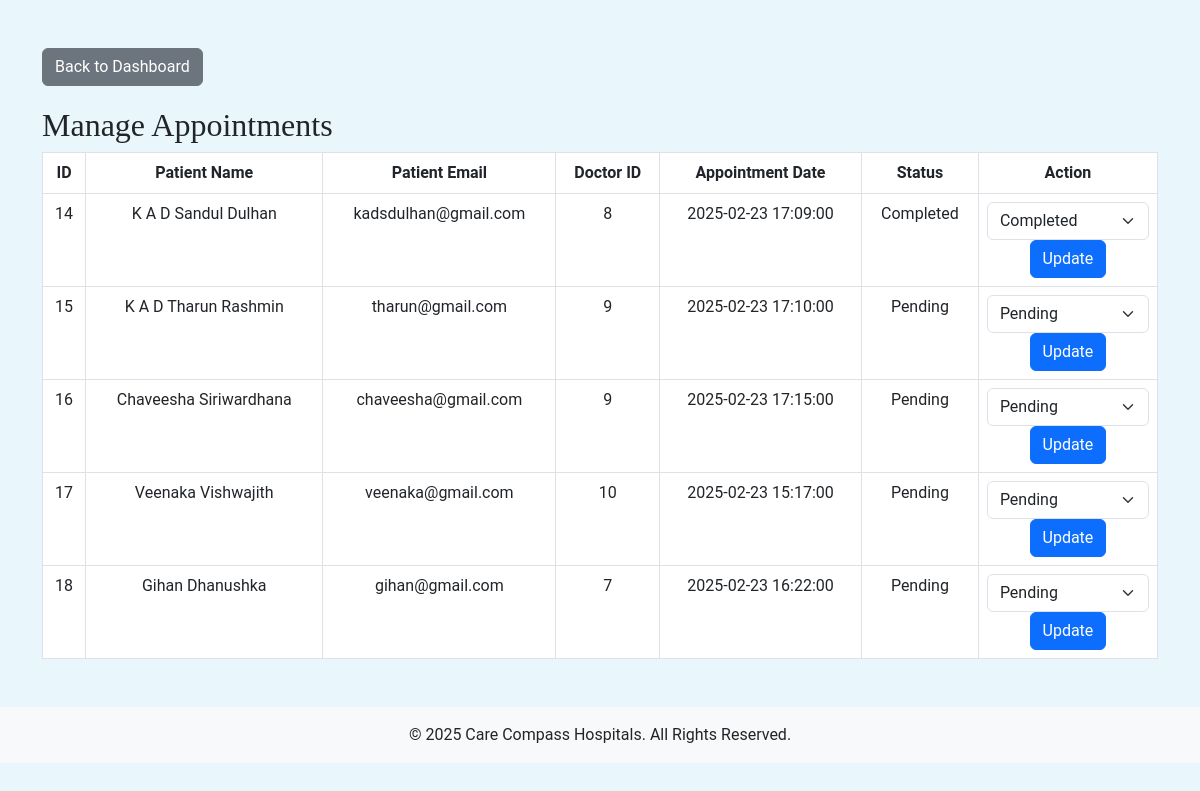
Page /crud-appointment.php on the committed database.
### tables this page shows
CREATE TABLE `appointments` (
  `id` int(11) NOT NULL,
  `patient_name` varchar(100) NOT NULL,
  `patient_email` varchar(100) DEFAULT NULL,
  `doctor_id` int(11) DEFAULT NULL,
  `appointment_date` datetime NOT NULL,
  `status` varchar(50) DEFAULT 'Pending'
);

### crud-appointment.php (the view, shortened to what this page needs)
<?php
include('db_config.php');
?>
<!DOCTYPE html>
<html lang="en">
<head>
    <link rel="stylesheet" href="css/styles.css">
    <link href="https://cdn.jsdelivr.net/npm/bootstrap@5.3.0-alpha1/dist/css/bootstrap.min.css" rel="stylesheet">
</head>
<body>
<div class="container mt-5">
    <a href="admin_dashboard.php" class="btn btn-secondary back-btn">Back to Dashboard</a>
    <h2>Manage Appointments</h2>
    <table class="table table-bordered">
        <thead>
            <tr>
                <th>ID</th>
                <th>Patient Name</th>
                <th>Patient Email</th>
                <th>Doctor ID</th>
                <th>Appointment Date</th>
                <th>Status</th>
                <th>Action</th>
            </tr>
        </thead>
        <tbody>
            <?php
            $query = "SELECT * FROM appointments";
            $result = mysqli_query($conn, $query);
            while ($row = mysqli_fetch_assoc($result)) {
                echo "<tr>";
                echo "<td>" . $row['id'] . "</td>";
                echo "<td>" . $row['patient_name'] . "</td>";
                echo "<td>" . $row['patient_email'] . "</td>";
                echo "<td>" . $row['doctor_id'] . "</td>";
                echo "<td>" . $row['appointment_date'] . "</td>";
                echo "<td>" . $row['status'] . "</td>";
                echo "<td>
                        <form method='POST' action='crud-appointment.php'>
                            <select name='status' class='form-select'>
                                <option value='Pending' " . ($row['status'] == 'Pending' ? 'selected' : '') . ">Pending</option>
                                <option value='Completed' " . ($row['status'] == 'Completed' ? 'selected' : '') . ">Completed</option>
                                <option value='Cancelled' " . ($row['status'] == 'Cancelled' ? 'selected' : '') . ">Cancelled</option>
                            </select>
                            <input type='hidden' name='appointment_id' value='" . $row['id'] . "'>
                            <button type='submit' name='update_status' class='btn btn-primary'>Update</button>
                        </form>
                    </td>";
                echo "</tr>";
            }
            ?>
        </tbody>
    </table>
</div>
<footer class="bg-light text-center py-3 mt-5">
    <p class="mb-0">&copy; 2025 Care Compass Hospitals. All Rights Reserved.</p>
</footer>
</body>
</html>

### css/styles.css (style rules this page uses)
body { padding-top: 0; font-family: 'Roboto', sans-serif; color: #333; }
h1, h2, h3, h4, h5, h6 { font-family: 'Merriweather', serif; }

### crud-appointment.php (style rules this page uses)
body { background-color: #e9f7fc; font-family: 'Roboto', sans-serif; }
.container { margin-top: 50px; }
.table th, .table td { text-align: center; background-color:#ffff; }
.back-btn { margin-bottom: 20px; }

### rows in the picture
appointments: id "14", patient_name "K A D Sandul Dulhan", patient_email "kadsdulhan@gmail.com", doctor "8", appointment_date "2025-02-23 17:09:00", status "Completed"
appointments: id "15", patient_name "K A D Tharun Rashmin", patient_email "tharun@gmail.com", doctor "9", appointment_date "2025-02-23 17:10:00", status "Pending"
appointments: id "16", patient_name "Chaveesha Siriwardhana", patient_email "chaveesha@gmail.com", doctor "9", appointment_date "2025-02-23 17:15:00", status "Pending"
appointments: id "17", patient_name "Veenaka Vishwajith", patient_email "veenaka@gmail.com", doctor "10", appointment_date "2025-02-23 15:17:00", status "Pending"
appointments: id "18", patient_name "Gihan Dhanushka", patient_email "gihan@gmail.com", doctor "7", appointment_date "2025-02-23 16:22:00", status "Pending"
